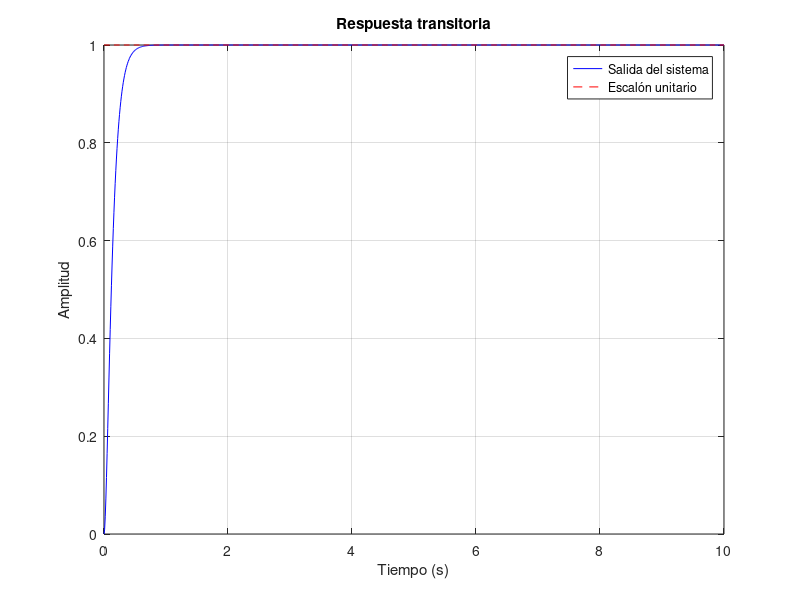

MATLAB code for this plot:
clear all;
num = [215.25];
den = [1 31 215.25]; 
sys = tf(num,den);

t = linspace(0,10,1000);
u = ones(size(t));

y1 = lsim(sys,u,t);
figure;
plot(t,y1,'b',t,u,'r--')
xlabel('Tiempo (s)')
ylabel('Amplitud')
title('Respuesta transitoria')
legend('Salida del sistema','Escalón unitario')
grid on